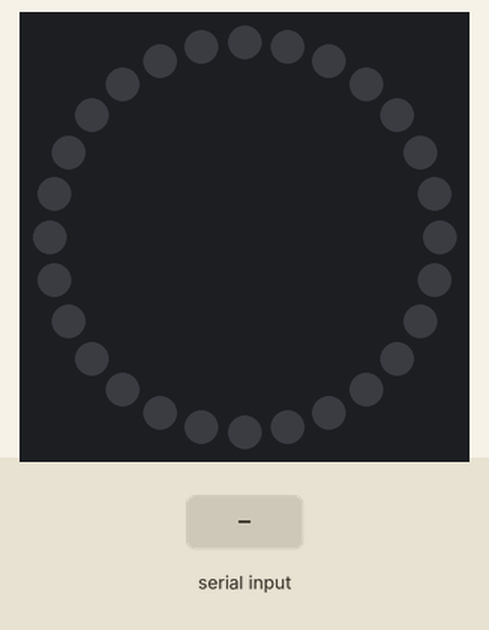
A sketch run on a simulated Arduino Uno, built with avr-gcc and run on an emulated ATmega328P. Parts: 28 RGB LEDs in a ring, first at the top, clockwise. The inputs (shaded band) are chosen by the test bench. Dim RGB values are drawn brighter than linear.

Above: at 1.2 s.
1.3 s: "v1\n" received over Serial
10.4 s: "a:1\n" received over Serial
27.5 s: "a" received over Serial
At 28.4 s:
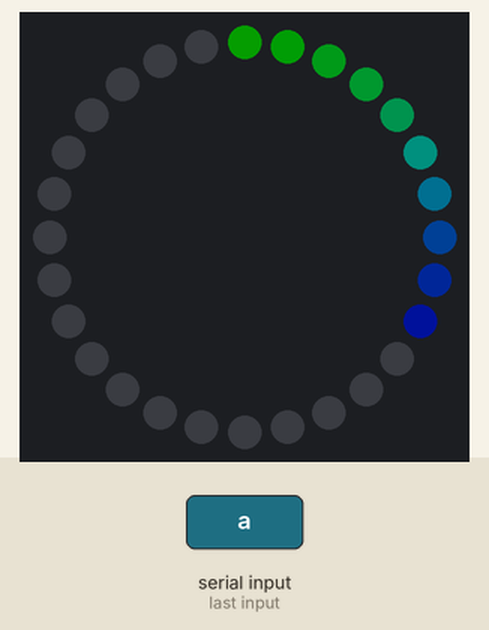
29.1 s: "y" received over Serial
At 36.23 s:
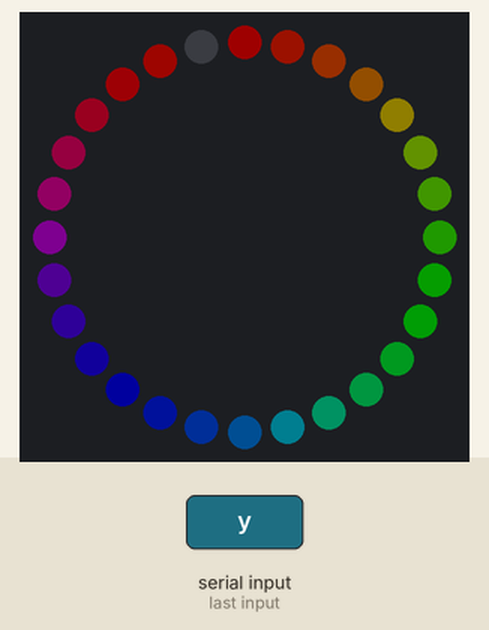
38.2 s: "b90\n" received over Serial
At 43.2 s:
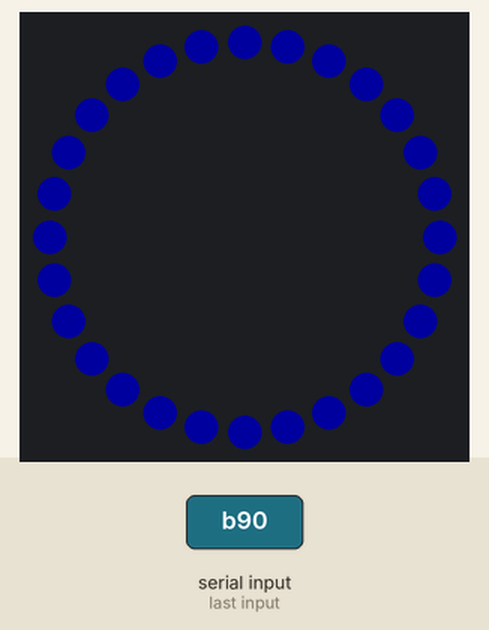

The sketch:

Teensy-LED-Stripe.ino
```cpp
/***********************************/
/* Teensy LED-Stripe               */
/***********************************/
/*
 * Simple program to control a stripe of Neo-Pixel WS2812-RGB-Led
 * Very simple schematics:
 *
 * +5 V ------------------ +5v ----LED1 ----------- +5V --- LED2 ---- and so on
 * GND  -------------------GND ----LED1------------ GND ----LED2 ---- and so on
 * Pin 17 --- 330 Ohm ---- Data In-LED1-Data-Out--- Data-In-LED2 ---- and so on
 *
 *  The Software is based on the demonstrator
 *  that is coming with the Adafruit-Neopixel Library
 *
 *  You can control the color of the LED via USB-Serial with sending a single lowercase char
 *  r => red
 *  g => green
 *  b => blue
 *  p => pink
 *  t => turquoise
 *  y => yellow
 *  w => white
 *  o => off
 *  i => idle, thats a rainbow
 *  New "Colors" as of 2016-03-13
 *  f => flashing
 *  n => no-flashing
 *
 *  In addition single LEDs can be controlled, precede the color with the number of the LED, seperated
 *  by a colon.
 *  e.g. "2:g" will set LED Nr 2 (counting from 0) to green
 *  e.g. "3:f" will set LED Nr 3 (counting from 0) to fashing with the current color
 *  sending a new color will always stop flashing (for the affected LED)
 *  In additon you can also send the "number" a for all LEDs.
 *  This means you can either send "a:r" or "r" to set all LEDs to red.
 *
 */
#include <Adafruit_NeoPixel.h>
#include <avr/power.h>

#define PIN 17
#define AMOUNT_LEDS 28
int idle = 1;
int flashing = 0;

// Parameter 1 = number of pixels in strip
// Parameter 2 = Arduino pin number (most are valid)
// Parameter 3 = pixel type flags, add together as needed:
//   NEO_KHZ800  800 KHz bitstream (most NeoPixel products w/WS2812 LEDs)
//   NEO_KHZ400  400 KHz (classic 'v1' (not v2) FLORA pixels, WS2811 drivers)
//   NEO_GRB     Pixels are wired for GRB bitstream (most NeoPixel products)
//   NEO_RGB     Pixels are wired for RGB bitstream (v1 FLORA pixels, not v2)
Adafruit_NeoPixel strip = Adafruit_NeoPixel( AMOUNT_LEDS, PIN, NEO_GRB + NEO_KHZ800);

// IMPORTANT: To reduce NeoPixel burnout risk, add 1000 uF capacitor across
// pixel power leads, add 300 - 500 Ohm resistor on first pixel's data input
// and minimize distance between Arduino and first pixel.  Avoid connecting
// on a live circuit...if you must, connect GND first.


enum flashmode
{
   start,
   do_it,
   stop
};


void setup() {

  strip.begin();
  strip.setBrightness( 30 );
  strip.show(); // Initialize all pixels to 'off'
  Serial.begin(9600);
  idle = 1;
}


void loop()
{
   String SerialString = "";
   int AllLeds = 0;
   int LedNr = 0;
   char ColorByte = 0 ;

   if ( Serial.available() > 0 )
   {
      SerialString  = GetSerialString();
      if (SerialString  != "")
      {
         ParseString( &ColorByte, &AllLeds, &LedNr, SerialString  );
         int oldidle = idle;
         idle = 0;
         switch (ColorByte)
         {
            case 'r':
               SetSingleLedOrStripeToColor( strip.Color(255, 0, 0), LedNr, AllLeds, 100 ); // Red
               break;
            case 'g':
               SetSingleLedOrStripeToColor( strip.Color(0, 255, 0), LedNr, AllLeds, 100 ); // Green
               break;
            case 'b':
               SetSingleLedOrStripeToColor( strip.Color(0, 0, 255), LedNr, AllLeds, 100 ); // Blue
               break;
            case 'p':
               SetSingleLedOrStripeToColor( strip.Color(255, 0, 255), LedNr, AllLeds, 100 ); // Red + Blue
               break;
            case 't':
               SetSingleLedOrStripeToColor( strip.Color(0, 255, 255), LedNr, AllLeds, 100 );  // Green + Blue
               break;
            case 'y':
               SetSingleLedOrStripeToColor( strip.Color(255, 255, 0 ), LedNr, AllLeds, 100 );
               break;
            case 'w':
               SetSingleLedOrStripeToColor( strip.Color(255, 255, 255), LedNr, AllLeds, 100 );
               break;
            case 'i':
               idle = 1;
               break;
            case 'o':
               if ( AllLeds == 1 )
               {
                  colorWipeInvers(strip.Color(0, 0, 0), 50); // off
                  flashing = 0;
               }
               else
               {
                  ShowOneLed( LedNr, strip.Color(0, 0, 0) );
               }
               break;
            case 'f':
                flashing = SetSingleLedOrStripeToFlashing( LedNr, AllLeds, start );
                break;
            case 'n':
                flashing = SetSingleLedOrStripeToFlashing( LedNr, AllLeds, stop );
                break;
            default:
               idle = oldidle;
               break;
         }
      }
   }
   if (idle == 1 )
   {
      NewIdle( );
      rainbowCycle( 20 );
   }
   if (flashing == 1 )
   {
      SetSingleLedOrStripeToFlashing( LedNr, AllLeds, do_it );
   }
}


void  ParseString( char * ColorByte, int *AllLeds, int * LedNr, String SerialString  )
{
   int commaIndex = SerialString.indexOf(':');
   if ( commaIndex >= 0 )
   {
      String LedNrStr = SerialString.substring( 0, commaIndex);
      if( LedNrStr == "a" )
      {
         *AllLeds = 1;
      }
      else
      {
         *AllLeds = 0;
         *LedNr = LedNrStr.toInt();
      }
      String Color = SerialString.substring( commaIndex + 1 );
      *ColorByte = Color[0];
   }
   else // did not find a ':' This means : old behaviour, no selectable led and only simple colors
   {
      *ColorByte = SerialString[0];
      *AllLeds = 1;
   }
}


int SetSingleLedOrStripeToFlashing( int LedNr, int AllLeds, flashmode what  )
{
   static int count = 0;
   static int color[AMOUNT_LEDS] = {0};
   static int flashing[AMOUNT_LEDS] = {0};
   static int led_high = 0;
   static int flashing_overall = 0;
   int i;
   switch ( what )
   {
      case do_it:
         delay( 10 );
         count++;
         if ( count >= 50 )
         {
            count = 0;
            if( led_high == 1 )
            {
               for( i = 0; i < AMOUNT_LEDS; ++i )
               {
                  if( flashing[i] == 1 )
                  {
                     ShowOneLed( i, strip.Color(0, 0, 0) );
                  }
               }
               led_high = 0;
            }
            else
            {
               for( i = 0; i < AMOUNT_LEDS; ++i )
               {
                  if( flashing[i] == 1 )
                  {
                     // color[i] = strip.getPixelColor( i );
                     ShowOneLed( i, color[i] );
                  }
               }
               led_high = 1;
            }
         }
         break;
      case start:
         if( AllLeds == 1 )
         {
            for ( i = 0; i < AMOUNT_LEDS ; ++i )
            {
               color[i] = strip.getPixelColor( i );
               flashing[i] = 1;
            }
         }
         else
         {
            color[LedNr] = strip.getPixelColor( LedNr );
            flashing[LedNr] = 1;
         }
         if( flashing_overall == 0 )
         {
            count = 49;
            flashing_overall = 1;
         }
         break;
      case stop:
         if( AllLeds == 1 )
         {
            for( i = 0; i < AMOUNT_LEDS ; ++i )
            {
               if( flashing[i] ==  1 )
               {
                  ShowOneLed( i, color[i] );
               }
               flashing[i] = 0;
            }
            flashing_overall = 0;
         }
         else
         {
            if( flashing[LedNr] == 1 )
            {
                ShowOneLed( LedNr, color[LedNr] );
                flashing[LedNr] = 0;
                flashing_overall = 0;
                for ( i = 0; i < AMOUNT_LEDS ; ++i )
                {
                    if( flashing[i] == 1 )
                    {
                        flashing_overall = 1;
                    }
                }
            }
         }
         break;
   }
   return flashing_overall;
}


String GetSerialString( void )
{
   char character;
   String receive;
   receive = "";
   while(Serial.available())
   {
      character = Serial.read();
      receive.concat(character);
   }
   return receive;
}

void SetSingleLedOrStripeToColor( uint32_t color, uint16_t LedNr, int AllLeds, uint8_t wait)
{
   SetSingleLedOrStripeToFlashing( LedNr, AllLeds, stop );
   if( AllLeds )
   {
      AnimatedColorWipe( color, wait );
   }
   else
   {

      ShowOneLed( LedNr, color );
   }
}

void NewIdle( void )
{
   int i,j, del;
   colorWipeInvers(strip.Color(0, 0, 0), 50); // off
   for( i = AMOUNT_LEDS ; i > 0 ; i-- )
   {
      for ( j = 0 ; j < i; ++j )
      {
         del = ((AMOUNT_LEDS - i) > 10 )? ( AMOUNT_LEDS - i) : 10;
         FlashOneLed( j, Wheel( i * 10 ) , del );
      }
      ShowOneLed( i, Wheel( i * 10 ));
       // delay ( 30 );

   }
   ShowOneLed( 0, strip.Color(255, 0, 0));
   delay ( 1000 );

}

void FlashOneLed( uint16_t LedNr, uint32_t color, uint8_t wait )
{
   ShowOneLed( LedNr, color );
   delay( wait );
   ShowOneLed( LedNr, strip.Color(0, 0, 0) );
}

void ShowOneLed( uint16_t LedNr, uint32_t color )
{
   strip.setPixelColor( LedNr, color );
   strip.show();
}

void AnimatedColorWipe( uint32_t color, uint8_t wait)
{
   colorWipeInvers( strip.Color(0, 0, 0), 10); // off
   colorWipe( color, wait);
}


// Fill the dots one after the other with a color
void colorWipe(uint32_t c, uint8_t wait) {
  for(uint16_t i=0; i<strip.numPixels(); i++) {
      strip.setPixelColor(i, c);
      strip.show();
      delay(wait);
  }
}

// Fill the dots one after the other with a color
void colorWipeInvers(uint32_t c, uint8_t wait) {
  for(uint16_t i=strip.numPixels() ; i > 0; i--) {
      strip.setPixelColor(i-1, c);
      strip.show();
      delay(wait);
  }
}


// Slightly different, this makes the rainbow equally distributed throughout
void rainbowCycle(uint8_t wait) {
  uint16_t i, j;

  for(j=0; j<256*5; j++) { // 5 cycles of all colors on wheel
    for(i=0; i< strip.numPixels(); i++) {
      strip.setPixelColor(i, Wheel(((i * 256 / strip.numPixels()) + j) & 255));
      // as the two loops can take a rather long time, we will watch in the inner loop the serial port
      // this is fast enough for "immediate" reaction and avoids the installation of interrupts ...
      if ( Serial.available() > 0  )
      {
         return;
      }
    }
    strip.show();
    delay(wait);
  }
}


// Input a value 0 to 255 to get a color value.
// The colours are a transition r - g - b - back to r.
uint32_t Wheel(byte WheelPos) {
  WheelPos = 255 - WheelPos;
  if(WheelPos < 85) {
   return strip.Color(255 - WheelPos * 3, 0, WheelPos * 3);
  } else if(WheelPos < 170) {
    WheelPos -= 85;
   return strip.Color(0, WheelPos * 3, 255 - WheelPos * 3);
  } else {
   WheelPos -= 170;
   return strip.Color(WheelPos * 3, 255 - WheelPos * 3, 0);
  }
}
```

Measured:
- after the input at 27.5 s, the LEDs: first change at once (image 1 shows a later state)
- after the input at 29.1 s, the LEDs: first differ from a run without the input after 7.0 s (image 2)
